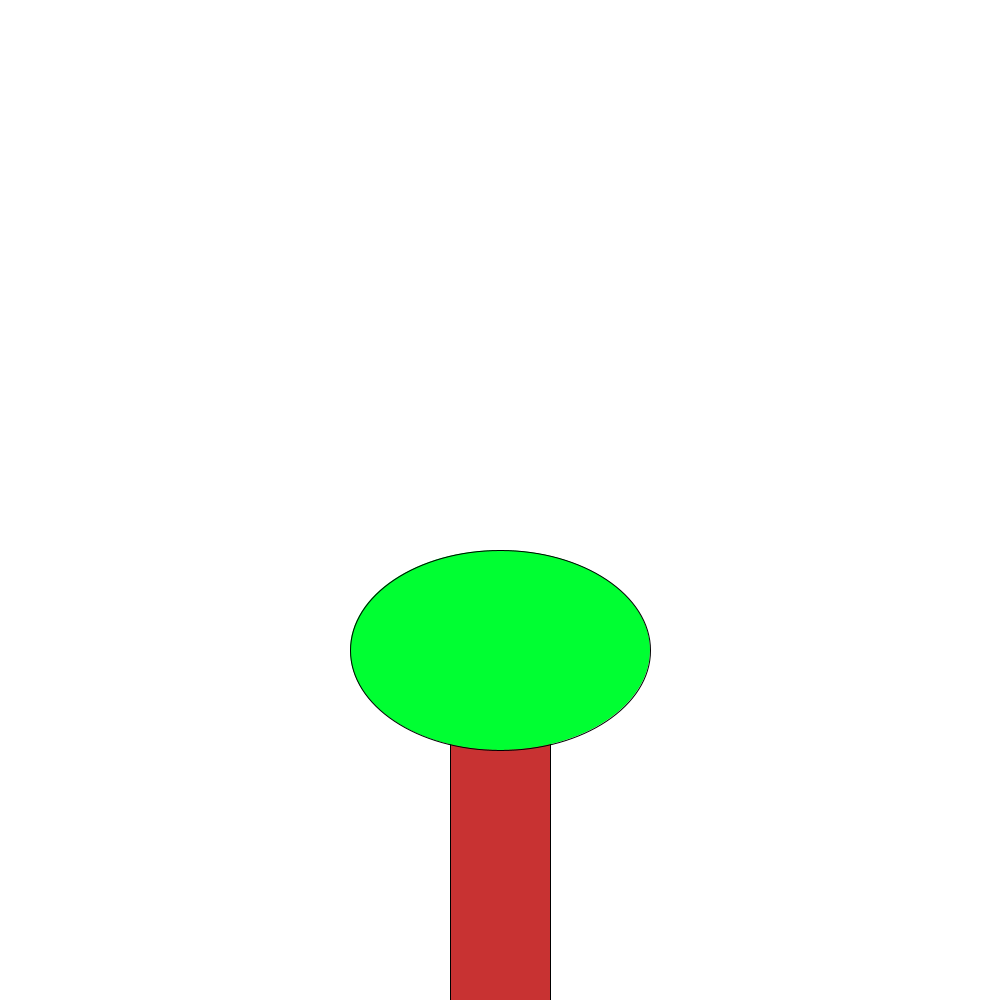
Frame 1 (no input)
Frame 60 (the mouse pressed at the canvas centre just before this capture): identical to frame 1, image omitted
Frame 120 (the mouse held since frame 60 and released just before this capture): identical to frame 1, image omitted

The Processing sketch that drew this single still picture (run headless with seeded random() and noise(); from frame 60 on, the mouse is pressed at the canvas centre):

// Processing sketch: sketch_9_9
// ── sketch_9_9.pde
void setup(){
 size(1000,1000);
 background(255);
 boom(500,650);
}

void draw(){

  
}
void boom(int x , int y){
  fill(200,50,50);
  rect(x - 50,y,100,700);
  fill(0,255,50);
  ellipse(x,y,300,200);

}
